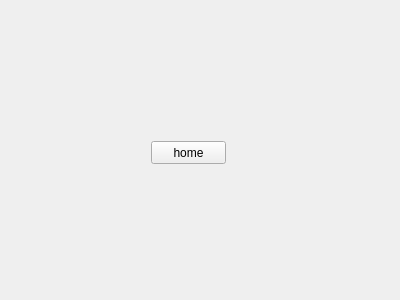
<?xml version="1.0" encoding="UTF-8"?>
<ui version="4.0">
 <class>Form</class>
 <widget class="QWidget" name="Form">
  <property name="geometry">
   <rect>
    <x>0</x>
    <y>0</y>
    <width>400</width>
    <height>300</height>
   </rect>
  </property>
  <property name="windowTitle">
   <string>Form</string>
  </property>
  <layout class="QGridLayout" name="gridLayout">
   <item row="0" column="0">
    <widget class="QWidget" name="widget" native="true">
     <widget class="QPushButton" name="pushButton">
      <property name="geometry">
       <rect>
        <x>140</x>
        <y>130</y>
        <width>75</width>
        <height>23</height>
       </rect>
      </property>
      <property name="text">
       <string>home</string>
      </property>
     </widget>
    </widget>
   </item>
  </layout>
 </widget>
 <resources/>
 <connections/>
</ui>
